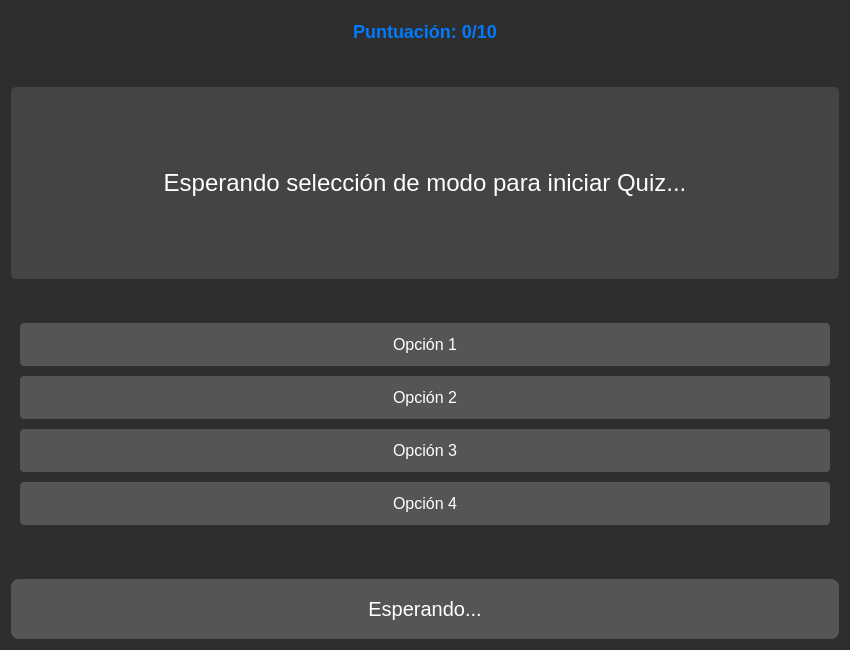
<?xml version="1.0" encoding="UTF-8"?>
<ui version="4.0">
 <class>QuizApp</class>
 <widget class="QWidget" name="QuizApp">
  <property name="geometry">
   <rect>
    <x>0</x>
    <y>0</y>
    <width>850</width>
    <height>650</height>
   </rect>
  </property>
  <property name="windowTitle">
   <string>Quiz de Fútbol</string>
  </property>
  <property name="styleSheet">
   <string>QWidget {
	background-color: #2e2e2e;
	color: white;
}</string>
  </property>
  <layout class="QVBoxLayout" name="main_layout">
   <property name="spacing">
    <number>15</number>
   </property>
   <item>
    <widget class="QLabel" name="score_label">
     <property name="minimumSize">
      <size>
       <width>0</width>
       <height>40</height>
      </size>
     </property>
     <property name="styleSheet">
      <string>font-size: 18px; font-weight: bold; color: #007bff; padding: 10px;</string>
     </property>
     <property name="text">
      <string>Puntuación: 0/10</string>
     </property>
     <property name="alignment">
      <set>Qt::AlignCenter</set>
     </property>
    </widget>
   </item>
   <item>
    <widget class="QLabel" name="question_label">
     <property name="sizePolicy">
      <sizepolicy hsizetype="Expanding" vsizetype="Expanding">
       <horstretch>0</horstretch>
       <verstretch>0</verstretch>
      </sizepolicy>
     </property>
     <property name="styleSheet">
      <string>font-size: 24px; margin: 20px 0; padding: 15px; background-color: #444444; color: white; border-radius: 5px;</string>
     </property>
     <property name="text">
      <string>Esperando selección de modo para iniciar Quiz...</string>
     </property>
     <property name="textFormat">
      <enum>Qt::RichText</enum>
     </property>
     <property name="alignment">
      <set>Qt::AlignCenter</set>
     </property>
     <property name="wordWrap">
      <bool>true</bool>
     </property>
    </widget>
   </item>
   <item>
    <widget class="QWidget" name="options_container">
     <layout class="QVBoxLayout" name="options_layout">
      <property name="spacing">
       <number>10</number>
      </property>
      <item>
       <widget class="QPushButton" name="option_btn_0">
        <property name="text">
         <string>Opción 1</string>
        </property>
        <property name="styleSheet">
         <string>padding: 12px; font-size: 16px; border: none; border-radius: 4px; background-color: #555555; color: white;</string>
        </property>
       </widget>
      </item>
      <item>
       <widget class="QPushButton" name="option_btn_1">
        <property name="text">
         <string>Opción 2</string>
        </property>
        <property name="styleSheet">
         <string>padding: 12px; font-size: 16px; border: none; border-radius: 4px; background-color: #555555; color: white;</string>
        </property>
       </widget>
      </item>
      <item>
       <widget class="QPushButton" name="option_btn_2">
        <property name="text">
         <string>Opción 3</string>
        </property>
        <property name="styleSheet">
         <string>padding: 12px; font-size: 16px; border: none; border-radius: 4px; background-color: #555555; color: white;</string>
        </property>
       </widget>
      </item>
      <item>
       <widget class="QPushButton" name="option_btn_3">
        <property name="text">
         <string>Opción 4</string>
        </property>
        <property name="styleSheet">
         <string>padding: 12px; font-size: 16px; border: none; border-radius: 4px; background-color: #555555; color: white;</string>
        </property>
       </widget>
      </item>
     </layout>
    </widget>
   </item>
   <item>
    <widget class="QPushButton" name="control_button">
     <property name="minimumSize">
      <size>
       <width>0</width>
       <height>60</height>
      </size>
     </property>
     <property name="styleSheet">
      <string>background-color: #555555; color: white; padding: 18px; font-size: 20px; margin-top: 30px; border-radius: 8px;</string>
     </property>
     <property name="text">
      <string>Esperando...</string>
     </property>
     <property name="enabled">
      <bool>false</bool>
     </property>
    </widget>
   </item>
  </layout>
 </widget>
 <resources/>
 <connections/>
</ui>
